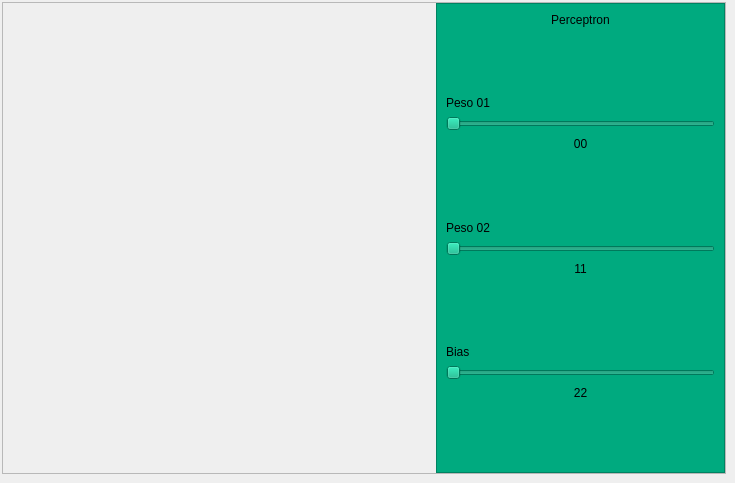
<?xml version="1.0" encoding="UTF-8"?>
<ui version="4.0">
 <class>MainWindow</class>
 <widget class="QMainWindow" name="MainWindow">
  <property name="geometry">
   <rect>
    <x>0</x>
    <y>0</y>
    <width>735</width>
    <height>483</height>
   </rect>
  </property>
  <property name="windowTitle">
   <string>MainWindow</string>
  </property>
  <property name="styleSheet">
   <string notr="true"/>
  </property>
  <widget class="QWidget" name="centralwidget">
   <layout class="QVBoxLayout" name="verticalLayout">
    <property name="leftMargin">
     <number>2</number>
    </property>
    <property name="topMargin">
     <number>2</number>
    </property>
    <item>
     <widget class="QFrame" name="frame">
      <property name="minimumSize">
       <size>
        <width>500</width>
        <height>200</height>
       </size>
      </property>
      <property name="frameShape">
       <enum>QFrame::Shape::StyledPanel</enum>
      </property>
      <property name="frameShadow">
       <enum>QFrame::Shadow::Raised</enum>
      </property>
      <layout class="QHBoxLayout" name="horizontalLayout" stretch="3,2">
       <property name="spacing">
        <number>0</number>
       </property>
       <property name="leftMargin">
        <number>0</number>
       </property>
       <property name="topMargin">
        <number>0</number>
       </property>
       <property name="rightMargin">
        <number>0</number>
       </property>
       <property name="bottomMargin">
        <number>0</number>
       </property>
       <item>
        <layout class="QVBoxLayout" name="layaout_grafic" stretch=""/>
       </item>
       <item>
        <widget class="QFrame" name="frame_2">
         <property name="styleSheet">
          <string notr="true">background-color: rgb(0, 170, 127);</string>
         </property>
         <property name="frameShape">
          <enum>QFrame::Shape::StyledPanel</enum>
         </property>
         <property name="frameShadow">
          <enum>QFrame::Shadow::Raised</enum>
         </property>
         <layout class="QVBoxLayout" name="verticalLayout_2">
          <item>
           <widget class="QLabel" name="label">
            <property name="text">
             <string>Perceptron</string>
            </property>
            <property name="alignment">
             <set>Qt::AlignmentFlag::AlignCenter</set>
            </property>
           </widget>
          </item>
          <item>
           <spacer name="verticalSpacer_3">
            <property name="orientation">
             <enum>Qt::Orientation::Vertical</enum>
            </property>
            <property name="sizeHint" stdset="0">
             <size>
              <width>20</width>
              <height>40</height>
             </size>
            </property>
           </spacer>
          </item>
          <item>
           <widget class="QLabel" name="label_2">
            <property name="text">
             <string>Peso 01</string>
            </property>
           </widget>
          </item>
          <item>
           <widget class="QSlider" name="slider_weight_01">
            <property name="orientation">
             <enum>Qt::Orientation::Horizontal</enum>
            </property>
           </widget>
          </item>
          <item>
           <widget class="QLabel" name="label_5">
            <property name="text">
             <string>00</string>
            </property>
            <property name="alignment">
             <set>Qt::AlignmentFlag::AlignCenter</set>
            </property>
           </widget>
          </item>
          <item>
           <spacer name="verticalSpacer_2">
            <property name="orientation">
             <enum>Qt::Orientation::Vertical</enum>
            </property>
            <property name="sizeHint" stdset="0">
             <size>
              <width>20</width>
              <height>40</height>
             </size>
            </property>
           </spacer>
          </item>
          <item>
           <widget class="QLabel" name="label_3">
            <property name="text">
             <string>Peso 02</string>
            </property>
           </widget>
          </item>
          <item>
           <widget class="QSlider" name="slider_weight_02">
            <property name="orientation">
             <enum>Qt::Orientation::Horizontal</enum>
            </property>
           </widget>
          </item>
          <item>
           <widget class="QLabel" name="label_6">
            <property name="text">
             <string>11</string>
            </property>
            <property name="alignment">
             <set>Qt::AlignmentFlag::AlignCenter</set>
            </property>
           </widget>
          </item>
          <item>
           <spacer name="verticalSpacer_4">
            <property name="orientation">
             <enum>Qt::Orientation::Vertical</enum>
            </property>
            <property name="sizeHint" stdset="0">
             <size>
              <width>20</width>
              <height>40</height>
             </size>
            </property>
           </spacer>
          </item>
          <item>
           <widget class="QLabel" name="label_4">
            <property name="text">
             <string>Bias</string>
            </property>
           </widget>
          </item>
          <item>
           <widget class="QSlider" name="slider_bias">
            <property name="orientation">
             <enum>Qt::Orientation::Horizontal</enum>
            </property>
           </widget>
          </item>
          <item>
           <widget class="QLabel" name="label_7">
            <property name="text">
             <string>22</string>
            </property>
            <property name="alignment">
             <set>Qt::AlignmentFlag::AlignCenter</set>
            </property>
           </widget>
          </item>
          <item>
           <spacer name="verticalSpacer">
            <property name="orientation">
             <enum>Qt::Orientation::Vertical</enum>
            </property>
            <property name="sizeHint" stdset="0">
             <size>
              <width>20</width>
              <height>40</height>
             </size>
            </property>
           </spacer>
          </item>
         </layout>
        </widget>
       </item>
      </layout>
     </widget>
    </item>
   </layout>
  </widget>
  <widget class="QMenuBar" name="menubar">
   <property name="geometry">
    <rect>
     <x>0</x>
     <y>0</y>
     <width>735</width>
     <height>33</height>
    </rect>
   </property>
  </widget>
 </widget>
 <resources/>
 <connections/>
</ui>
